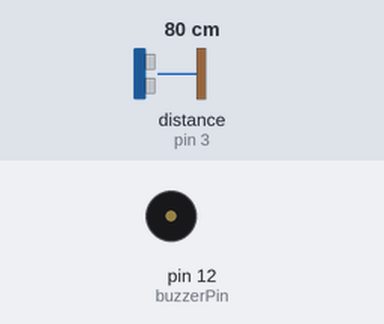
The sketch below on a simulated Arduino Uno, built with avr-gcc and run on an emulated ATmega328P. Parts: buzzer (waves = sounding). Wiring (inferred from the names in the program): ultrasonic range finder: trigger pin 2; echo pin 3. The test bench sets the inputs (shaded band); at power-on: distance to the obstacle (sensor on pin 3) 80 cm. The echo pulse lasts 58.3 µs per cm.

Above: at 1.2 s.
1.3 s: distance to the obstacle (sensor on pin 3) set to 43 cm
2.8 s: distance to the obstacle (sensor on pin 3) set to 37 cm
At 5.6 s:
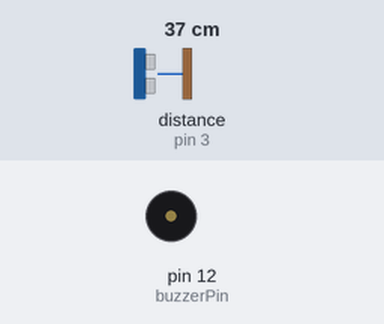
5.8 s: distance to the obstacle (sensor on pin 3) set to 60 cm
At 6.4 s:
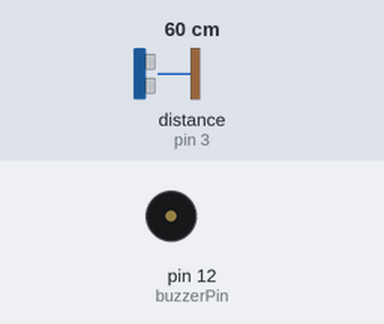
7.3 s: distance to the obstacle (sensor on pin 3) set to 35 cm
At 8.1 s:
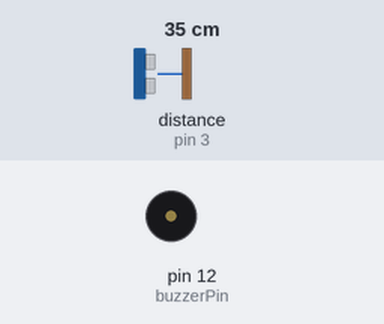
Timing chart, 0 to 11.3 s (numbered marks = the images above; inputs shaded):
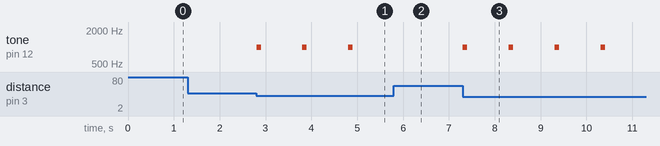

Measured:
- the behaviour switches between 41 and 40 cm on distance to the obstacle (sensor on pin 3) (found by bisection; images 0 and 1)
- after the input at 1.3 s, every drawn part: stays the same
- after the input at 2.8 s, tone on pin 12 (buzzerPin): alternates 1000 Hz for 0.10 s and silent for 0.90 s, starting at once
- after the input at 5.8 s, tone on pin 12 (buzzerPin): stops changing and stays silent
- after the input at 7.3 s, tone on pin 12 (buzzerPin): alternates 1000 Hz for 0.10 s and silent for 0.90 s, starting at once

The sketch:

third_eye.ino
```cpp
// Pin definitions
const int trigPin = 2;
const int echoPin = 3;
const int buzzerPin = 12;

// Distance thresholds (in cm)
const int fastBeepDistance = 15;
const int mediumBeepDistance = 25;
const int slowBeepDistance = 40;

// Beep intervals (in milliseconds)
const int fastBeepInterval = 200;
const int mediumBeepInterval = 500;
const int slowBeepInterval = 1000;

unsigned long previousMillis = 0;

void setup() {
  pinMode(trigPin, OUTPUT);
  pinMode(echoPin, INPUT);
  pinMode(buzzerPin, OUTPUT);
  Serial.begin(9600);
}

void loop() {
  long distance = measureDistance();
  int beepInterval = 0;

  if (distance < fastBeepDistance) {
    beepInterval = fastBeepInterval;
  } else if (distance < mediumBeepDistance) {
    beepInterval = mediumBeepInterval;
  } else if (distance < slowBeepDistance) {
    beepInterval = slowBeepInterval;
  } else {
    beepInterval = 0;
  }

  if (beepInterval > 0) {
    unsigned long currentMillis = millis();
    if (currentMillis - previousMillis >= beepInterval) {
      previousMillis = currentMillis;
      tone(buzzerPin, 1000); // 1kHz tone
      delay(100);
      noTone(buzzerPin);
    }
  }
}

long measureDistance() {
  digitalWrite(trigPin, LOW);
  delayMicroseconds(2);
  digitalWrite(trigPin, HIGH);
  delayMicroseconds(10);
  digitalWrite(trigPin, LOW);

  long duration = pulseIn(echoPin, HIGH);
  long distance = duration * 0.034 / 2;
  return distance;
}
```
